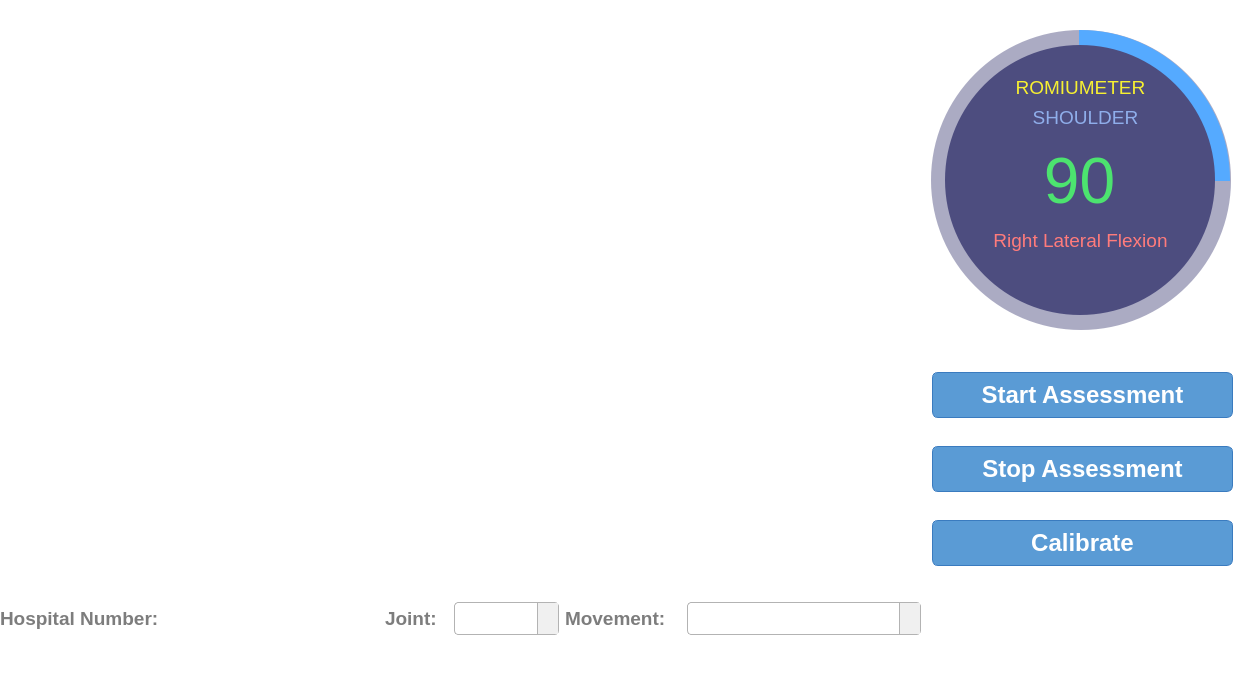
<?xml version="1.0" encoding="UTF-8"?>
<ui version="4.0">
 <class>Romiumetry</class>
 <widget class="QMainWindow" name="Romiumetry">
  <property name="geometry">
   <rect>
    <x>0</x>
    <y>0</y>
    <width>1251</width>
    <height>676</height>
   </rect>
  </property>
  <property name="windowTitle">
   <string>MainWindow</string>
  </property>
  <property name="styleSheet">
   <string notr="true">background-color: rgb(255, 255, 255);
</string>
  </property>
  <widget class="QWidget" name="centralwidget">
   <widget class="QFrame" name="circularProgressBarbase">
    <property name="geometry">
     <rect>
      <x>930</x>
      <y>30</y>
      <width>320</width>
      <height>320</height>
     </rect>
    </property>
    <property name="frameShape">
     <enum>QFrame::NoFrame</enum>
    </property>
    <property name="frameShadow">
     <enum>QFrame::Raised</enum>
    </property>
    <widget class="QFrame" name="circularprogress">
     <property name="geometry">
      <rect>
       <x>-1</x>
       <y>0</y>
       <width>301</width>
       <height>300</height>
      </rect>
     </property>
     <property name="styleSheet">
      <string notr="true">QFrame{
	border-radius:150px;
	background-color: qconicalgradient(cx:0.5, cy:0.5, angle:90, stop:0.749 rgba(255, 0, 255, 0), stop:0.750 rgba(85, 170, 255, 255));
}</string>
     </property>
     <property name="frameShape">
      <enum>QFrame::NoFrame</enum>
     </property>
     <property name="frameShadow">
      <enum>QFrame::Raised</enum>
     </property>
    </widget>
    <widget class="QFrame" name="circularbg">
     <property name="geometry">
      <rect>
       <x>1</x>
       <y>0</y>
       <width>300</width>
       <height>300</height>
      </rect>
     </property>
     <property name="styleSheet">
      <string notr="true">QFrame{
border-radius:150px;
	background-color: rgba(77, 77, 127,120);
}</string>
     </property>
     <property name="frameShape">
      <enum>QFrame::NoFrame</enum>
     </property>
     <property name="frameShadow">
      <enum>QFrame::Raised</enum>
     </property>
    </widget>
    <widget class="QFrame" name="frame">
     <property name="geometry">
      <rect>
       <x>15</x>
       <y>15</y>
       <width>270</width>
       <height>270</height>
      </rect>
     </property>
     <property name="styleSheet">
      <string notr="true">QFrame{
border-radius: 135px;
background-color: rgb(77, 77, 127);
}
</string>
     </property>
     <property name="frameShape">
      <enum>QFrame::NoFrame</enum>
     </property>
     <property name="frameShadow">
      <enum>QFrame::Raised</enum>
     </property>
     <widget class="QLabel" name="labeltitle">
      <property name="geometry">
       <rect>
        <x>60</x>
        <y>30</y>
        <width>151</width>
        <height>25</height>
       </rect>
      </property>
      <property name="font">
       <font>
        <family>Segoe UI</family>
        <pointsize>14</pointsize>
       </font>
      </property>
      <property name="styleSheet">
       <string notr="true">background-color:none;
color: rgb(247, 240, 49);</string>
      </property>
      <property name="text">
       <string>ROMIUMETER</string>
      </property>
      <property name="alignment">
       <set>Qt::AlignCenter</set>
      </property>
     </widget>
     <widget class="QLabel" name="labelangle">
      <property name="geometry">
       <rect>
        <x>19</x>
        <y>100</y>
        <width>231</width>
        <height>71</height>
       </rect>
      </property>
      <property name="font">
       <font>
        <family>Segoe UI</family>
        <pointsize>48</pointsize>
       </font>
      </property>
      <property name="styleSheet">
       <string notr="true">background-color:none;
color: rgb(76, 227, 111);</string>
      </property>
      <property name="text">
       <string>90</string>
      </property>
      <property name="alignment">
       <set>Qt::AlignCenter</set>
      </property>
     </widget>
     <widget class="QLabel" name="labeljoint">
      <property name="geometry">
       <rect>
        <x>80</x>
        <y>60</y>
        <width>121</width>
        <height>25</height>
       </rect>
      </property>
      <property name="font">
       <font>
        <family>Segoe UI</family>
        <pointsize>14</pointsize>
       </font>
      </property>
      <property name="styleSheet">
       <string notr="true">background-color:none;
color: rgb(143, 174, 235);</string>
      </property>
      <property name="text">
       <string>SHOULDER</string>
      </property>
      <property name="alignment">
       <set>Qt::AlignCenter</set>
      </property>
     </widget>
     <widget class="QLabel" name="labelmovement">
      <property name="geometry">
       <rect>
        <x>30</x>
        <y>180</y>
        <width>211</width>
        <height>31</height>
       </rect>
      </property>
      <property name="font">
       <font>
        <family>Segoe UI</family>
        <pointsize>14</pointsize>
       </font>
      </property>
      <property name="styleSheet">
       <string notr="true">background-color:none;
color: rgb(255, 123, 123);</string>
      </property>
      <property name="text">
       <string>Right Lateral Flexion</string>
      </property>
      <property name="alignment">
       <set>Qt::AlignCenter</set>
      </property>
     </widget>
    </widget>
    <zorder>circularbg</zorder>
    <zorder>circularprogress</zorder>
    <zorder>frame</zorder>
   </widget>
   <widget class="QGraphicsView" name="graphicsView">
    <property name="geometry">
     <rect>
      <x>0</x>
      <y>10</y>
      <width>911</width>
      <height>571</height>
     </rect>
    </property>
    <property name="styleSheet">
     <string notr="true">border-width: 0px; border-style: solid</string>
    </property>
   </widget>
   <widget class="QWidget" name="layoutWidget">
    <property name="geometry">
     <rect>
      <x>932</x>
      <y>350</y>
      <width>301</width>
      <height>241</height>
     </rect>
    </property>
    <layout class="QVBoxLayout" name="verticalLayout">
     <item>
      <widget class="QPushButton" name="pushbuttonstart">
       <property name="font">
        <font>
         <family>Arial</family>
         <pointsize>18</pointsize>
         <weight>75</weight>
         <bold>true</bold>
        </font>
       </property>
       <property name="styleSheet">
        <string notr="true">QPushButton {
    background-color: #5a9bd5;      /* Base background color */
    color: #ffffff;                 /* Text color */
    border: 1px solid #3a7bbf;      /* Darker border */
    border-radius: 6px;             /* Rounded corners */
    padding: 8px 15px;              /* Padding for size and spacing */
    font-weight: bold;              /* Bold text for better readability */
}

QPushButton:hover {
    background-color: #76a9e0;      /* Slightly lighter on hover */
    border: 1px solid #5a9bd5;      /* Change border to match background */
}

QPushButton:pressed {
    background-color: #487aa5;      /* Darker shade when pressed */
    border: 1px solid #3a7bbf;      /* Border same as base for consistency */
    padding-left: 13px;             /* Indent text slightly on press */
    padding-top: 7px;
}

QPushButton:disabled {
    background-color: #c5c5c5;      /* Gray out when disabled */
    color: #7d7d7d;                 /* Dimmed text */
    border: 1px solid #a9a9a9;      /* Light gray border */
}
</string>
       </property>
       <property name="text">
        <string>Start Assessment</string>
       </property>
      </widget>
     </item>
     <item>
      <widget class="QPushButton" name="pushbuttonstop">
       <property name="font">
        <font>
         <family>Arial</family>
         <pointsize>18</pointsize>
         <weight>75</weight>
         <bold>true</bold>
        </font>
       </property>
       <property name="styleSheet">
        <string notr="true">QPushButton {
    background-color: #5a9bd5;      /* Base background color */
    color: #ffffff;                 /* Text color */
    border: 1px solid #3a7bbf;      /* Darker border */
    border-radius: 6px;             /* Rounded corners */
    padding: 8px 15px;              /* Padding for size and spacing */
    font-weight: bold;              /* Bold text for better readability */
}

QPushButton:hover {
    background-color: #76a9e0;      /* Slightly lighter on hover */
    border: 1px solid #5a9bd5;      /* Change border to match background */
}

QPushButton:pressed {
    background-color: #487aa5;      /* Darker shade when pressed */
    border: 1px solid #3a7bbf;      /* Border same as base for consistency */
    padding-left: 13px;             /* Indent text slightly on press */
    padding-top: 7px;
}

QPushButton:disabled {
    background-color: #c5c5c5;      /* Gray out when disabled */
    color: #7d7d7d;                 /* Dimmed text */
    border: 1px solid #a9a9a9;      /* Light gray border */
}
</string>
       </property>
       <property name="text">
        <string>Stop Assessment</string>
       </property>
      </widget>
     </item>
     <item>
      <widget class="QPushButton" name="pushbuttoncalibrate">
       <property name="font">
        <font>
         <family>Arial</family>
         <pointsize>18</pointsize>
         <weight>75</weight>
         <bold>true</bold>
        </font>
       </property>
       <property name="styleSheet">
        <string notr="true">QPushButton {
    background-color: #5a9bd5;      /* Base background color */
    color: #ffffff;                 /* Text color */
    border: 1px solid #3a7bbf;      /* Darker border */
    border-radius: 6px;             /* Rounded corners */
    padding: 8px 15px;              /* Padding for size and spacing */
    font-weight: bold;              /* Bold text for better readability */
}

QPushButton:hover {
    background-color: #76a9e0;      /* Slightly lighter on hover */
    border: 1px solid #5a9bd5;      /* Change border to match background */
}

QPushButton:pressed {
    background-color: #487aa5;      /* Darker shade when pressed */
    border: 1px solid #3a7bbf;      /* Border same as base for consistency */
    padding-left: 13px;             /* Indent text slightly on press */
    padding-top: 7px;
}

QPushButton:disabled {
    background-color: #c5c5c5;      /* Gray out when disabled */
    color: #7d7d7d;                 /* Dimmed text */
    border: 1px solid #a9a9a9;      /* Light gray border */
}
</string>
       </property>
       <property name="text">
        <string>Calibrate</string>
       </property>
      </widget>
     </item>
    </layout>
   </widget>
   <widget class="QWidget" name="layoutWidget">
    <property name="geometry">
     <rect>
      <x>0</x>
      <y>600</y>
      <width>921</width>
      <height>37</height>
     </rect>
    </property>
    <layout class="QHBoxLayout" name="horizontalLayout_4">
     <item>
      <widget class="QLabel" name="label_6">
       <property name="enabled">
        <bool>true</bool>
       </property>
       <property name="font">
        <font>
         <family>Arial</family>
         <pointsize>14</pointsize>
         <weight>75</weight>
         <bold>true</bold>
        </font>
       </property>
       <property name="styleSheet">
        <string notr="true">color: rgb(125, 125, 125);</string>
       </property>
       <property name="text">
        <string>Hospital Number:</string>
       </property>
      </widget>
     </item>
     <item>
      <widget class="QLineEdit" name="lineedithospitalnumber">
       <property name="font">
        <font>
         <family>Arial</family>
         <pointsize>14</pointsize>
         <weight>75</weight>
         <bold>true</bold>
        </font>
       </property>
       <property name="styleSheet">
        <string notr="true">background-color: rgb(255, 255, 255);
border-radius: 8px;
color: rgb(185, 80, 80);</string>
       </property>
       <property name="text">
        <string/>
       </property>
      </widget>
     </item>
     <item>
      <layout class="QHBoxLayout" name="horizontalLayout">
       <item>
        <widget class="QLabel" name="label_4">
         <property name="font">
          <font>
           <family>Arial</family>
           <pointsize>14</pointsize>
           <weight>75</weight>
           <bold>true</bold>
          </font>
         </property>
         <property name="styleSheet">
          <string notr="true">color: rgb(125, 125, 125);</string>
         </property>
         <property name="text">
          <string>Joint:  </string>
         </property>
        </widget>
       </item>
       <item>
        <widget class="QComboBox" name="comboBoxjoint">
         <property name="font">
          <font>
           <family>Arial</family>
           <pointsize>12</pointsize>
           <weight>75</weight>
           <bold>true</bold>
          </font>
         </property>
         <property name="styleSheet">
          <string notr="true">QComboBox {
    /* Background color */
    background-color: #ffffff;      /* White background */
    border: 1px solid #b3b3b3;      /* Light gray border */
    border-radius: 4px;             /* Rounded corners */
    padding: 5px;                   /* Padding around text */
}

QComboBox:hover {
    /* Change border color on hover */
    border: 1px solid #5a9bd5;      /* Light blue border on hover */
}

QComboBox:drop-down {
    /* Customize drop-down button */
    border: none;                   /* Remove drop-down border */
    subcontrol-origin: padding;
    subcontrol-position: top right;
    width: 20px;                    /* Button width */
    background-color: #f0f0f0;      /* Button background */
    border-left: 1px solid #b3b3b3; /* Divider between button and text */
}

QComboBox:down-arrow {
    /* Style the arrow icon */
    image: url(down-arrow-icon.png); /* Replace with your down-arrow icon path */
    width: 10px;
    height: 10px;
}

QComboBox QAbstractItemView {
    /* Style for the drop-down list */
    background-color: #ffffff;
    border: 1px solid #b3b3b3;
    selection-background-color: #5a9bd5; /* Highlight color for selected item */
    selection-color: #ffffff;           /* Text color for selected item */
}
</string>
         </property>
         <property name="sizeAdjustPolicy">
          <enum>QComboBox::AdjustToContents</enum>
         </property>
         <item>
          <property name="text">
           <string/>
          </property>
         </item>
         <item>
          <property name="text">
           <string>Shoulder</string>
          </property>
         </item>
         <item>
          <property name="text">
           <string>Neck</string>
          </property>
         </item>
         <item>
          <property name="text">
           <string>Knee</string>
          </property>
         </item>
         <item>
          <property name="text">
           <string>Hip</string>
          </property>
         </item>
         <item>
          <property name="text">
           <string>Ankle</string>
          </property>
         </item>
        </widget>
       </item>
      </layout>
     </item>
     <item>
      <layout class="QHBoxLayout" name="horizontalLayout_3">
       <item>
        <widget class="QLabel" name="label_5">
         <property name="font">
          <font>
           <family>Arial</family>
           <pointsize>14</pointsize>
           <weight>75</weight>
           <bold>true</bold>
          </font>
         </property>
         <property name="styleSheet">
          <string notr="true">color: rgb(125, 125, 125);</string>
         </property>
         <property name="text">
          <string>Movement:   </string>
         </property>
        </widget>
       </item>
       <item>
        <widget class="QComboBox" name="comboBoxmovement">
         <property name="font">
          <font>
           <family>Arial</family>
           <pointsize>12</pointsize>
           <weight>75</weight>
           <bold>true</bold>
          </font>
         </property>
         <property name="styleSheet">
          <string notr="true">QComboBox {
    /* Background color */
    background-color: #ffffff;      /* White background */
    border: 1px solid #b3b3b3;      /* Light gray border */
    border-radius: 4px;             /* Rounded corners */
    padding: 5px;                   /* Padding around text */
}

QComboBox:hover {
    /* Change border color on hover */
    border: 1px solid #5a9bd5;      /* Light blue border on hover */
}

QComboBox:drop-down {
    /* Customize drop-down button */
    border: none;                   /* Remove drop-down border */
    subcontrol-origin: padding;
    subcontrol-position: top right;
    width: 20px;                    /* Button width */
    background-color: #f0f0f0;      /* Button background */
    border-left: 1px solid #b3b3b3; /* Divider between button and text */
}

QComboBox:down-arrow {
    /* Style the arrow icon */
    image: url(down-arrow-icon.png); /* Replace with your down-arrow icon path */
    width: 10px;
    height: 10px;
}

QComboBox QAbstractItemView {
    /* Style for the drop-down list */
    background-color: #ffffff;
    border: 1px solid #b3b3b3;
    selection-background-color: #5a9bd5; /* Highlight color for selected item */
    selection-color: #ffffff;           /* Text color for selected item */
}
</string>
         </property>
         <property name="sizeAdjustPolicy">
          <enum>QComboBox::AdjustToContents</enum>
         </property>
         <item>
          <property name="text">
           <string/>
          </property>
         </item>
         <item>
          <property name="text">
           <string>ABDUCTION/ADDUCTION</string>
          </property>
         </item>
         <item>
          <property name="text">
           <string>FLEXION/EXTENSION</string>
          </property>
         </item>
         <item>
          <property name="text">
           <string>EXTERNAL ROTATION</string>
          </property>
         </item>
         <item>
          <property name="text">
           <string>INTERNAL ROTATION</string>
          </property>
         </item>
        </widget>
       </item>
      </layout>
     </item>
    </layout>
   </widget>
  </widget>
  <widget class="QStatusBar" name="statusbar"/>
 </widget>
 <resources/>
 <connections/>
</ui>
